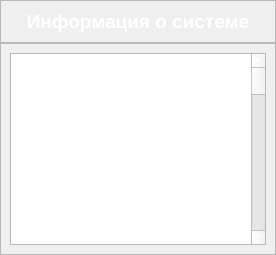
                <widget class="QWidget" name="page_about_system">
                 <layout class="QVBoxLayout" name="verticalLayout_7">
                  <property name="spacing">
                   <number>0</number>
                  </property>
                  <property name="leftMargin">
                   <number>0</number>
                  </property>
                  <property name="topMargin">
                   <number>0</number>
                  </property>
                  <property name="rightMargin">
                   <number>0</number>
                  </property>
                  <property name="bottomMargin">
                   <number>0</number>
                  </property>
                  <item alignment="Qt::AlignTop">
                   <widget class="QFrame" name="frame_6">
                    <property name="frameShape">
                     <enum>QFrame::StyledPanel</enum>
                    </property>
                    <property name="frameShadow">
                     <enum>QFrame::Raised</enum>
                    </property>
                    <layout class="QVBoxLayout" name="verticalLayout_8">
                     <item>
                      <widget class="QLabel" name="label_4">
                       <property name="font">
                        <font>
                         <pointsize>14</pointsize>
                         <weight>75</weight>
                         <bold>true</bold>
                        </font>
                       </property>
                       <property name="styleSheet">
                        <string notr="true">color: rgb(255, 255, 255);</string>
                       </property>
                       <property name="text">
                        <string>Информация о системе</string>
                       </property>
                       <property name="alignment">
                        <set>Qt::AlignCenter</set>
                       </property>
                      </widget>
                     </item>
                    </layout>
                   </widget>
                  </item>
                  <item>
                   <widget class="QFrame" name="frame_10">
                    <property name="sizePolicy">
                     <sizepolicy hsizetype="Preferred" vsizetype="MinimumExpanding">
                      <horstretch>0</horstretch>
                      <verstretch>0</verstretch>
                     </sizepolicy>
                    </property>
                    <property name="frameShape">
                     <enum>QFrame::StyledPanel</enum>
                    </property>
                    <property name="frameShadow">
                     <enum>QFrame::Raised</enum>
                    </property>
                    <layout class="QVBoxLayout" name="verticalLayout_9">
                     <item>
                      <widget class="QTextEdit" name="textEdit">
                       <property name="font">
                        <font>
                         <pointsize>14</pointsize>
                         <weight>75</weight>
                         <bold>true</bold>
                        </font>
                       </property>
                       <property name="styleSheet">
                        <string notr="true">color: rgb(255, 255, 255);</string>
                       </property>
                       <property name="readOnly">
                        <bool>true</bool>
                       </property>
                       <property name="html">
                        <string>&lt;!DOCTYPE HTML PUBLIC &quot;-//W3C//DTD HTML 4.0//EN&quot; &quot;http://www.w3.org/TR/REC-html40/strict.dtd&quot;&gt;
&lt;html&gt;&lt;head&gt;&lt;meta name=&quot;qrichtext&quot; content=&quot;1&quot; /&gt;&lt;style type=&quot;text/css&quot;&gt;
p, li { white-space: pre-wrap; }
&lt;/style&gt;&lt;/head&gt;&lt;body style=&quot; font-family:'MS Shell Dlg 2'; font-size:14pt; font-weight:600; font-style:normal;&quot;&gt;
&lt;p style=&quot; margin-top:12px; margin-bottom:0px; margin-left:0px; margin-right:0px; -qt-block-indent:0; text-indent:0px;&quot;&gt;&lt;span style=&quot; color:#ffffff;&quot;&gt;Программное обеспечение (далее ПО) – это комплекс из отдельных программ, которые объединены друг с другом для достижения общего результата. Современное ПО делится на модули, которые объединены в единую систему и дополняют друг друга. Модули взаимодействую друг с другом через запрограммированный алгоритм. ПО принято разделять на три группы: &lt;/span&gt;&lt;/p&gt;
&lt;p style=&quot; margin-top:0px; margin-bottom:0px; margin-left:0px; margin-right:0px; -qt-block-indent:0; text-indent:0px;&quot;&gt;&lt;span style=&quot; color:#ffffff;&quot;&gt;1.&lt;/span&gt;&lt;span style=&quot; font-family:'Times New Roman'; color:#ffffff;&quot;&gt;  &lt;/span&gt;&lt;span style=&quot; color:#ffffff;&quot;&gt;Системное; &lt;/span&gt;&lt;/p&gt;
&lt;p style=&quot; margin-top:0px; margin-bottom:0px; margin-left:0px; margin-right:0px; -qt-block-indent:0; text-indent:0px;&quot;&gt;&lt;span style=&quot; color:#ffffff;&quot;&gt;2.&lt;/span&gt;&lt;span style=&quot; font-family:'Times New Roman'; color:#ffffff;&quot;&gt;  &lt;/span&gt;&lt;span style=&quot; color:#ffffff;&quot;&gt;Прикладное; &lt;/span&gt;&lt;/p&gt;
&lt;p style=&quot; margin-top:0px; margin-bottom:0px; margin-left:0px; margin-right:0px; -qt-block-indent:0; text-indent:0px;&quot;&gt;&lt;span style=&quot; color:#ffffff;&quot;&gt;3.&lt;/span&gt;&lt;span style=&quot; font-family:'Times New Roman'; color:#ffffff;&quot;&gt;  &lt;/span&gt;&lt;span style=&quot; color:#ffffff;&quot;&gt;Инструментальное. &lt;/span&gt;&lt;/p&gt;
&lt;p style=&quot; margin-top:12px; margin-bottom:0px; margin-left:0px; margin-right:0px; -qt-block-indent:0; text-indent:0px;&quot;&gt;&lt;span style=&quot; color:#ffffff;&quot;&gt;ПО, которое разрабатывается для защиты баз данных относится к системному. &lt;/span&gt;&lt;/p&gt;
&lt;p style=&quot; margin-top:12px; margin-bottom:0px; margin-left:0px; margin-right:0px; -qt-block-indent:0; text-indent:0px;&quot;&gt;&lt;span style=&quot; color:#ffffff;&quot;&gt;Цель проекта. &lt;/span&gt;&lt;/p&gt;
&lt;p style=&quot; margin-top:12px; margin-bottom:0px; margin-left:0px; margin-right:0px; -qt-block-indent:0; text-indent:0px;&quot;&gt;&lt;span style=&quot; color:#ffffff;&quot;&gt;Цель проекта - разработать систему обеспечения информационной безопасности баз данных (далее Система). В Системе должна быть предусмотрена защита базы данных от НСД. &lt;/span&gt;&lt;/p&gt;
&lt;p style=&quot; margin-top:12px; margin-bottom:0px; margin-left:0px; margin-right:0px; -qt-block-indent:0; text-indent:0px;&quot;&gt;&lt;span style=&quot; color:#ffffff;&quot;&gt;Описание системы. &lt;/span&gt;&lt;/p&gt;
&lt;p style=&quot; margin-top:12px; margin-bottom:0px; margin-left:0px; margin-right:0px; -qt-block-indent:0; text-indent:0px;&quot;&gt;&lt;span style=&quot; color:#ffffff;&quot;&gt;Система состоит из модулей, которые делятся на: &lt;/span&gt;&lt;/p&gt;
&lt;p style=&quot; margin-top:0px; margin-bottom:0px; margin-left:0px; margin-right:0px; -qt-block-indent:0; text-indent:0px;&quot;&gt;&lt;span style=&quot; color:#ffffff;&quot;&gt;1.&lt;/span&gt;&lt;span style=&quot; font-family:'Times New Roman'; color:#ffffff;&quot;&gt;  &lt;/span&gt;&lt;span style=&quot; color:#ffffff;&quot;&gt;Защита системы; &lt;/span&gt;&lt;/p&gt;
&lt;p style=&quot; margin-top:0px; margin-bottom:0px; margin-left:0px; margin-right:0px; -qt-block-indent:0; text-indent:0px;&quot;&gt;&lt;span style=&quot; color:#ffffff;&quot;&gt;2.&lt;/span&gt;&lt;span style=&quot; font-family:'Times New Roman'; color:#ffffff;&quot;&gt;  &lt;/span&gt;&lt;span style=&quot; color:#ffffff;&quot;&gt;Система управления базами данных; &lt;/span&gt;&lt;/p&gt;
&lt;p style=&quot; margin-top:0px; margin-bottom:0px; margin-left:0px; margin-right:0px; -qt-block-indent:0; text-indent:0px;&quot;&gt;&lt;span style=&quot; color:#ffffff;&quot;&gt;3.&lt;/span&gt;&lt;span style=&quot; font-family:'Times New Roman'; color:#ffffff;&quot;&gt;  &lt;/span&gt;&lt;span style=&quot; color:#ffffff;&quot;&gt;Сервер; &lt;/span&gt;&lt;/p&gt;
&lt;p style=&quot; margin-top:0px; margin-bottom:0px; margin-left:0px; margin-right:0px; -qt-block-indent:0; text-indent:0px;&quot;&gt;&lt;span style=&quot; color:#ffffff;&quot;&gt;4.&lt;/span&gt;&lt;span style=&quot; font-family:'Times New Roman'; color:#ffffff;&quot;&gt;  &lt;/span&gt;&lt;span style=&quot; color:#ffffff;&quot;&gt;Журнал действий. &lt;/span&gt;&lt;/p&gt;
&lt;p style=&quot; margin-top:12px; margin-bottom:0px; margin-left:0px; margin-right:0px; -qt-block-indent:0; text-indent:0px;&quot;&gt;&lt;span style=&quot; color:#ffffff;&quot;&gt;Первый модуль – защита системы. В данном модуле предоставляет следующие компоненты: &lt;/span&gt;&lt;/p&gt;
&lt;p style=&quot; margin-top:0px; margin-bottom:0px; margin-left:0px; margin-right:0px; -qt-block-indent:0; text-indent:0px;&quot;&gt;&lt;span style=&quot; color:#ffffff;&quot;&gt;1.&lt;/span&gt;&lt;span style=&quot; font-family:'Times New Roman'; color:#ffffff;&quot;&gt;  &lt;/span&gt;&lt;span style=&quot; color:#ffffff;&quot;&gt;Идентификация и аутентификация. &lt;/span&gt;&lt;/p&gt;
&lt;p style=&quot; margin-top:12px; margin-bottom:0px; margin-left:0px; margin-right:0px; -qt-block-indent:0; text-indent:0px;&quot;&gt;&lt;span style=&quot; color:#ffffff;&quot;&gt;Данный компонент предоставляет функционал для входа в Систему. Компонент содержит: &lt;/span&gt;&lt;/p&gt;
&lt;p style=&quot; margin-top:0px; margin-bottom:0px; margin-left:0px; margin-right:0px; -qt-block-indent:0; text-indent:0px;&quot;&gt;&lt;span style=&quot; color:#ffffff;&quot;&gt;― аутентификацию. Должностное лицо, должно пройти авторизацию при помощи ввода логина и пароля; &lt;/span&gt;&lt;/p&gt;
&lt;p style=&quot; margin-top:0px; margin-bottom:0px; margin-left:0px; margin-right:0px; -qt-block-indent:0; text-indent:0px;&quot;&gt;&lt;span style=&quot; color:#ffffff;&quot;&gt;― идентификацию. Система сверяется с введёнными данными. Если введённые данные верны, то должностное лицо должно подтвердить вход по e-mail адресу. &lt;/span&gt;&lt;/p&gt;
&lt;p style=&quot; margin-top:0px; margin-bottom:0px; margin-left:0px; margin-right:0px; -qt-block-indent:0; text-indent:0px;&quot;&gt;&lt;span style=&quot; color:#ffffff;&quot;&gt;2.&lt;/span&gt;&lt;span style=&quot; font-family:'Times New Roman'; color:#ffffff;&quot;&gt;  &lt;/span&gt;&lt;span style=&quot; color:#ffffff;&quot;&gt;Сканер портов. &lt;/span&gt;&lt;/p&gt;
&lt;p style=&quot; margin-top:12px; margin-bottom:0px; margin-left:0px; margin-right:0px; -qt-block-indent:0; text-indent:0px;&quot;&gt;&lt;span style=&quot; color:#ffffff;&quot;&gt;Данный компонент предоставляет функционал для поиска открытых портов IP-адреса, на котором располагается сервер. Сканирование портов может помочь определить потенциальные цели атаки. Также позволяет выявить открытые и закрытые порты, порты, используемые операционной системой. &lt;/span&gt;&lt;/p&gt;
&lt;p style=&quot; margin-top:0px; margin-bottom:0px; margin-left:0px; margin-right:0px; -qt-block-indent:0; text-indent:0px;&quot;&gt;&lt;span style=&quot; color:#ffffff;&quot;&gt;3.&lt;/span&gt;&lt;span style=&quot; font-family:'Times New Roman'; color:#ffffff;&quot;&gt;  &lt;/span&gt;&lt;span style=&quot; color:#ffffff;&quot;&gt;Отслеживание процессов. &lt;/span&gt;&lt;/p&gt;
&lt;p style=&quot; margin-top:12px; margin-bottom:0px; margin-left:0px; margin-right:0px; -qt-block-indent:0; text-indent:0px;&quot;&gt;&lt;span style=&quot; color:#ffffff;&quot;&gt;Данный модуль позволяет отслеживать активные процессы операционной системы. &lt;/span&gt;&lt;/p&gt;
&lt;p style=&quot; margin-top:0px; margin-bottom:0px; margin-left:0px; margin-right:0px; -qt-block-indent:0; text-indent:0px;&quot;&gt;&lt;span style=&quot; color:#ffffff;&quot;&gt;4.&lt;/span&gt;&lt;span style=&quot; font-family:'Times New Roman'; color:#ffffff;&quot;&gt;  &lt;/span&gt;&lt;span style=&quot; color:#ffffff;&quot;&gt;Сканирование системы. &lt;/span&gt;&lt;/p&gt;
&lt;p style=&quot; margin-top:12px; margin-bottom:0px; margin-left:0px; margin-right:0px; -qt-block-indent:0; text-indent:0px;&quot;&gt;&lt;span style=&quot; color:#ffffff;&quot;&gt;Позволяет проверить файлы каталога на наличие вредоносного файла или программного обеспечения. &lt;/span&gt;&lt;/p&gt;
&lt;p style=&quot; margin-top:0px; margin-bottom:0px; margin-left:0px; margin-right:0px; -qt-block-indent:0; text-indent:0px;&quot;&gt;&lt;span style=&quot; color:#ffffff;&quot;&gt;5.&lt;/span&gt;&lt;span style=&quot; font-family:'Times New Roman'; color:#ffffff;&quot;&gt;  &lt;/span&gt;&lt;span style=&quot; color:#ffffff;&quot;&gt;Блокировка внешних usb-носителей. &lt;/span&gt;&lt;/p&gt;
&lt;p style=&quot; margin-top:0px; margin-bottom:0px; margin-left:0px; margin-right:0px; -qt-block-indent:0; text-indent:0px;&quot;&gt;&lt;span style=&quot; color:#ffffff;&quot;&gt;Данный модуль блокирует использование внешних usb-носителей. &lt;/span&gt;&lt;/p&gt;
&lt;p style=&quot; margin-top:0px; margin-bottom:0px; margin-left:0px; margin-right:0px; -qt-block-indent:0; text-indent:0px;&quot;&gt;&lt;span style=&quot; color:#ffffff;&quot;&gt;6.&lt;/span&gt;&lt;span style=&quot; font-family:'Times New Roman'; color:#ffffff;&quot;&gt;  &lt;/span&gt;&lt;span style=&quot; color:#ffffff;&quot;&gt;Информация о системе. &lt;/span&gt;&lt;/p&gt;
&lt;p style=&quot; margin-top:12px; margin-bottom:0px; margin-left:0px; margin-right:0px; -qt-block-indent:0; text-indent:0px;&quot;&gt;&lt;span style=&quot; color:#ffffff;&quot;&gt;Данный модуль позволяет получить более точную информацию об операционной системе, на которой установлена Система. &lt;/span&gt;&lt;/p&gt;
&lt;p style=&quot; margin-top:12px; margin-bottom:0px; margin-left:0px; margin-right:0px; -qt-block-indent:0; text-indent:0px;&quot;&gt;&lt;span style=&quot; color:#ffffff;&quot;&gt;Второй модуль – Система управления базой данных. &lt;/span&gt;&lt;/p&gt;
&lt;p style=&quot; margin-top:12px; margin-bottom:0px; margin-left:0px; margin-right:0px; -qt-block-indent:0; text-indent:0px;&quot;&gt;&lt;span style=&quot; color:#ffffff;&quot;&gt;Данный модуль предоставляет компоненты для управления базой данных. При помощи компонентов данного модуля данные в базе данных можно: &lt;/span&gt;&lt;/p&gt;
&lt;p style=&quot; margin-top:0px; margin-bottom:0px; margin-left:0px; margin-right:0px; -qt-block-indent:0; text-indent:0px;&quot;&gt;&lt;span style=&quot; color:#ffffff;&quot;&gt;1.&lt;/span&gt;&lt;span style=&quot; font-family:'Times New Roman'; color:#ffffff;&quot;&gt;  &lt;/span&gt;&lt;span style=&quot; color:#ffffff;&quot;&gt;Добавлять; &lt;/span&gt;&lt;/p&gt;
&lt;p style=&quot; margin-top:0px; margin-bottom:0px; margin-left:0px; margin-right:0px; -qt-block-indent:0; text-indent:0px;&quot;&gt;&lt;span style=&quot; color:#ffffff;&quot;&gt;2.&lt;/span&gt;&lt;span style=&quot; font-family:'Times New Roman'; color:#ffffff;&quot;&gt;  &lt;/span&gt;&lt;span style=&quot; color:#ffffff;&quot;&gt;Изменять; &lt;/span&gt;&lt;/p&gt;
&lt;p style=&quot; margin-top:0px; margin-bottom:0px; margin-left:0px; margin-right:0px; -qt-block-indent:0; text-indent:0px;&quot;&gt;&lt;span style=&quot; color:#ffffff;&quot;&gt;3.&lt;/span&gt;&lt;span style=&quot; font-family:'Times New Roman'; color:#ffffff;&quot;&gt;  &lt;/span&gt;&lt;span style=&quot; color:#ffffff;&quot;&gt;Обновлять &lt;/span&gt;&lt;/p&gt;
&lt;p style=&quot; margin-top:0px; margin-bottom:0px; margin-left:0px; margin-right:0px; -qt-block-indent:0; text-indent:0px;&quot;&gt;&lt;span style=&quot; color:#ffffff;&quot;&gt;4.&lt;/span&gt;&lt;span style=&quot; font-family:'Times New Roman'; color:#ffffff;&quot;&gt;  &lt;/span&gt;&lt;span style=&quot; color:#ffffff;&quot;&gt;Удалять. &lt;/span&gt;&lt;/p&gt;
&lt;p style=&quot;-qt-paragraph-type:empty; margin-top:0px; margin-bottom:0px; margin-left:0px; margin-right:0px; -qt-block-indent:0; text-indent:0px; color:#ffffff;&quot;&gt;&lt;br /&gt;&lt;/p&gt;
&lt;p style=&quot; margin-top:0px; margin-bottom:0px; margin-left:0px; margin-right:0px; -qt-block-indent:0; text-indent:0px;&quot;&gt;&lt;span style=&quot; color:#ffffff;&quot;&gt;Третий модуль – Сервер. &lt;/span&gt;&lt;/p&gt;
&lt;p style=&quot; margin-top:12px; margin-bottom:0px; margin-left:0px; margin-right:0px; -qt-block-indent:0; text-indent:0px;&quot;&gt;&lt;span style=&quot; color:#ffffff;&quot;&gt;Данный модуль предоставляет функционал при помощи которого пользователи могут безопасно подключиться по SSL-протоколу и получить свои данные, а также взаимодействовать с ними. &lt;/span&gt;&lt;/p&gt;
&lt;p style=&quot; margin-top:12px; margin-bottom:0px; margin-left:0px; margin-right:0px; -qt-block-indent:0; text-indent:0px;&quot;&gt;&lt;span style=&quot; color:#ffffff;&quot;&gt;Четвёртый модуль – Журнал действий. &lt;/span&gt;&lt;/p&gt;
&lt;p style=&quot; margin-top:12px; margin-bottom:0px; margin-left:0px; margin-right:0px; -qt-block-indent:0; text-indent:0px;&quot;&gt;&lt;span style=&quot; color:#ffffff;&quot;&gt;Данный модуль создаёт файлы для каждого модуля. В файлы записываются все действия пользователя совершённые им в Системе. &lt;/span&gt;&lt;/p&gt;
&lt;p style=&quot; margin-top:12px; margin-bottom:0px; margin-left:0px; margin-right:0px; -qt-block-indent:0; text-indent:0px;&quot;&gt;&lt;span style=&quot; color:#ffffff;&quot;&gt;Отдельный модуль – Клиент. &lt;/span&gt;&lt;/p&gt;
&lt;p style=&quot; margin-top:12px; margin-bottom:0px; margin-left:0px; margin-right:0px; -qt-block-indent:0; text-indent:0px;&quot;&gt;&lt;span style=&quot; color:#ffffff;&quot;&gt;Программное обеспечение, которое необходимо клиенту для получения своих данных из базы данных. &lt;/span&gt;&lt;/p&gt;
&lt;p style=&quot; margin-top:12px; margin-bottom:0px; margin-left:0px; margin-right:0px; -qt-block-indent:0; text-indent:0px;&quot;&gt;&lt;span style=&quot; color:#ffffff;&quot;&gt;Система предусматривает три типа пользователей: &lt;/span&gt;&lt;/p&gt;
&lt;p style=&quot; margin-top:0px; margin-bottom:0px; margin-left:0px; margin-right:0px; -qt-block-indent:0; text-indent:0px;&quot;&gt;&lt;span style=&quot; color:#ffffff;&quot;&gt;1.&lt;/span&gt;&lt;span style=&quot; font-family:'Times New Roman'; color:#ffffff;&quot;&gt;  &lt;/span&gt;&lt;span style=&quot; color:#ffffff;&quot;&gt;Администратор – должностное лицо, которые выполняет функции администрирования базы данных и операционной системы сервера; &lt;/span&gt;&lt;/p&gt;
&lt;p style=&quot; margin-top:0px; margin-bottom:0px; margin-left:0px; margin-right:0px; -qt-block-indent:0; text-indent:0px;&quot;&gt;&lt;span style=&quot; color:#ffffff;&quot;&gt;2.&lt;/span&gt;&lt;span style=&quot; font-family:'Times New Roman'; color:#ffffff;&quot;&gt;  &lt;/span&gt;&lt;span style=&quot; color:#ffffff;&quot;&gt; Пользователь –  пользователь, которому необходимо подключиться и получить свои персональные данные. &lt;/span&gt;&lt;/p&gt;
&lt;p style=&quot; margin-top:0px; margin-bottom:0px; margin-left:0px; margin-right:0px; -qt-block-indent:0; text-indent:0px;&quot;&gt;&lt;span style=&quot; color:#ffffff;&quot;&gt;Доступ в Систему. &lt;/span&gt;&lt;/p&gt;
&lt;p style=&quot; margin-top:12px; margin-bottom:0px; margin-left:0px; margin-right:0px; -qt-block-indent:0; text-indent:0px;&quot;&gt;&lt;span style=&quot; color:#ffffff;&quot;&gt;При запуске Системы администратору необходимо пройти аутентификацию и идентификацию. При первом запуске необходимо пройти процедуру добавления нового пользователя. &lt;/span&gt;&lt;/p&gt;
&lt;p style=&quot; margin-top:12px; margin-bottom:0px; margin-left:0px; margin-right:0px; -qt-block-indent:0; text-indent:0px;&quot;&gt;&lt;span style=&quot; color:#ffffff;&quot;&gt;Для добавления нового пользователя, Системе необходимо ввести следующие данные: &lt;/span&gt;&lt;/p&gt;
&lt;p style=&quot; margin-top:0px; margin-bottom:0px; margin-left:0px; margin-right:0px; -qt-block-indent:0; text-indent:0px;&quot;&gt;&lt;span style=&quot; color:#ffffff;&quot;&gt;1.&lt;/span&gt;&lt;span style=&quot; font-family:'Times New Roman'; color:#ffffff;&quot;&gt;  &lt;/span&gt;&lt;span style=&quot; color:#ffffff;&quot;&gt;имя; &lt;/span&gt;&lt;/p&gt;
&lt;p style=&quot; margin-top:0px; margin-bottom:0px; margin-left:0px; margin-right:0px; -qt-block-indent:0; text-indent:0px;&quot;&gt;&lt;span style=&quot; color:#ffffff;&quot;&gt;2.&lt;/span&gt;&lt;span style=&quot; font-family:'Times New Roman'; color:#ffffff;&quot;&gt;  &lt;/span&gt;&lt;span style=&quot; color:#ffffff;&quot;&gt;фамилия; &lt;/span&gt;&lt;/p&gt;
&lt;p style=&quot; margin-top:0px; margin-bottom:0px; margin-left:0px; margin-right:0px; -qt-block-indent:0; text-indent:0px;&quot;&gt;&lt;span style=&quot; color:#ffffff;&quot;&gt;3.&lt;/span&gt;&lt;span style=&quot; font-family:'Times New Roman'; color:#ffffff;&quot;&gt;  &lt;/span&gt;&lt;span style=&quot; color:#ffffff;&quot;&gt;адрес электронной почты (e-mail); &lt;/span&gt;&lt;/p&gt;
&lt;p style=&quot; margin-top:0px; margin-bottom:0px; margin-left:0px; margin-right:0px; -qt-block-indent:0; text-indent:0px;&quot;&gt;&lt;span style=&quot; color:#ffffff;&quot;&gt;4.&lt;/span&gt;&lt;span style=&quot; font-family:'Times New Roman'; color:#ffffff;&quot;&gt;  &lt;/span&gt;&lt;span style=&quot; color:#ffffff;&quot;&gt;логин; &lt;/span&gt;&lt;/p&gt;
&lt;p style=&quot; margin-top:0px; margin-bottom:0px; margin-left:0px; margin-right:0px; -qt-block-indent:0; text-indent:0px;&quot;&gt;&lt;span style=&quot; color:#ffffff;&quot;&gt;5.&lt;/span&gt;&lt;span style=&quot; font-family:'Times New Roman'; color:#ffffff;&quot;&gt;  &lt;/span&gt;&lt;span style=&quot; color:#ffffff;&quot;&gt;пароль; &lt;/span&gt;&lt;/p&gt;
&lt;p style=&quot; margin-top:0px; margin-bottom:0px; margin-left:0px; margin-right:0px; -qt-block-indent:0; text-indent:0px;&quot;&gt;&lt;span style=&quot; color:#ffffff;&quot;&gt;6.&lt;/span&gt;&lt;span style=&quot; font-family:'Times New Roman'; color:#ffffff;&quot;&gt;  &lt;/span&gt;&lt;span style=&quot; color:#ffffff;&quot;&gt;роль (0 – администратор). &lt;/span&gt;&lt;/p&gt;
&lt;p style=&quot; margin-top:12px; margin-bottom:0px; margin-left:0px; margin-right:0px; -qt-block-indent:0; text-indent:0px;&quot;&gt;&lt;span style=&quot; color:#ffffff;&quot;&gt;В дальнейшем адрес электронной почты будет использоваться для прохождения двухфакторной аутентификации. &lt;/span&gt;&lt;/p&gt;
&lt;p style=&quot; margin-top:12px; margin-bottom:0px; margin-left:0px; margin-right:0px; -qt-block-indent:0; text-indent:0px;&quot;&gt;&lt;span style=&quot; color:#ffffff;&quot;&gt;Аутентификация в Системе осуществляется при помощи логина, пароля и специального кода, Если логин и пароль прошли проверку, то откроется страница для ввода кода. который приходит на адрес электронной почты. &lt;/span&gt;&lt;/p&gt;&lt;/body&gt;&lt;/html&gt;</string>
                       </property>
                      </widget>
                     </item>
                    </layout>
                   </widget>
                  </item>
                 </layout>
                </widget>
